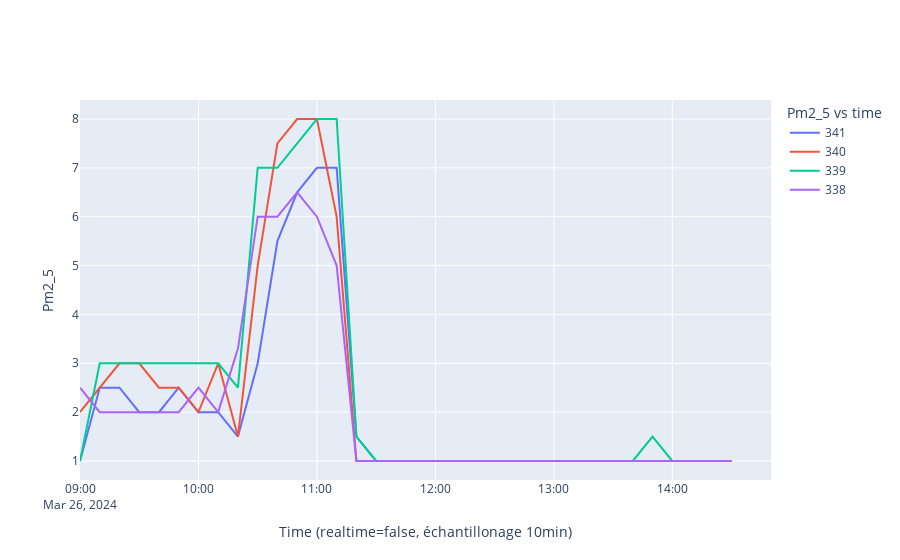

The code cell stored with this chart in its notebook:
### Code cell
import plotly.graph_objects as go

fig = go.Figure()

fig.add_trace(go.Scatter(x=data_341_20240326 ['time'], y=data_341_20240326 ['pm25'], mode='lines',name="341"))
fig.add_trace(go.Scatter(x=data_340_20240326 ['time'], y=data_340_20240326 ['pm25'], mode='lines',name="340"))
fig.add_trace(go.Scatter(x=data_339_20240326 ['time'], y=data_339_20240326 ['pm25'], mode='lines',name="339"))
fig.add_trace(go.Scatter(x=data_338_20240326 ['time'], y=data_338_20240326 ['pm25'], mode='lines',name="338"))

fig.update_layout(legend_title_text = "Pm2_5 vs time ")
fig.update_xaxes(title_text="Time (realtime=false, échantillonage 10min)")
fig.update_yaxes(title_text="Pm2_5")
fig.show()
